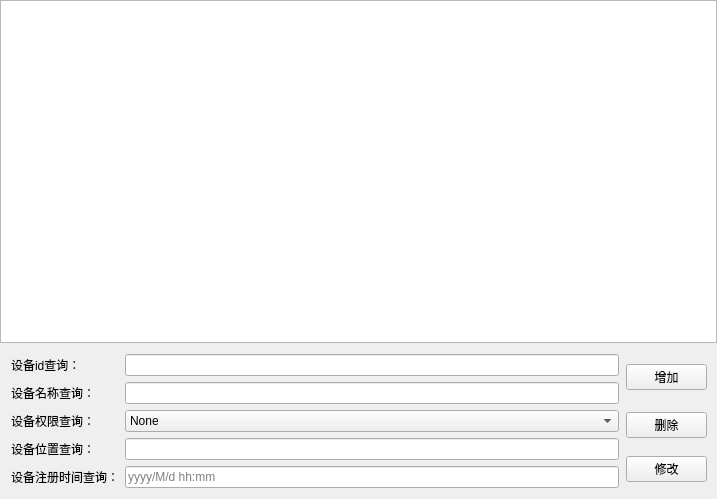
<?xml version="1.0" encoding="UTF-8"?>
<ui version="4.0">
 <class>Tab_Device</class>
 <widget class="QWidget" name="Tab_Device">
  <property name="geometry">
   <rect>
    <x>0</x>
    <y>0</y>
    <width>717</width>
    <height>499</height>
   </rect>
  </property>
  <property name="windowTitle">
   <string>Form</string>
  </property>
  <layout class="QVBoxLayout" name="verticalLayout">
   <property name="spacing">
    <number>0</number>
   </property>
   <property name="leftMargin">
    <number>0</number>
   </property>
   <property name="topMargin">
    <number>0</number>
   </property>
   <property name="rightMargin">
    <number>0</number>
   </property>
   <property name="bottomMargin">
    <number>0</number>
   </property>
   <item>
    <widget class="QTableView" name="table_device">
     <property name="selectionMode">
      <enum>QAbstractItemView::SingleSelection</enum>
     </property>
     <property name="selectionBehavior">
      <enum>QAbstractItemView::SelectRows</enum>
     </property>
     <attribute name="horizontalHeaderVisible">
      <bool>true</bool>
     </attribute>
     <attribute name="horizontalHeaderStretchLastSection">
      <bool>true</bool>
     </attribute>
     <attribute name="verticalHeaderVisible">
      <bool>false</bool>
     </attribute>
    </widget>
   </item>
   <item>
    <widget class="QWidget" name="widgetButtom" native="true">
     <layout class="QGridLayout" name="gridLayout" columnstretch="15,2">
      <property name="leftMargin">
       <number>10</number>
      </property>
      <property name="topMargin">
       <number>10</number>
      </property>
      <property name="rightMargin">
       <number>10</number>
      </property>
      <property name="bottomMargin">
       <number>10</number>
      </property>
      <item row="0" column="1">
       <widget class="QPushButton" name="pushButton_add">
        <property name="minimumSize">
         <size>
          <width>0</width>
          <height>0</height>
         </size>
        </property>
        <property name="text">
         <string>增加</string>
        </property>
        <property name="iconSize">
         <size>
          <width>50</width>
          <height>20</height>
         </size>
        </property>
       </widget>
      </item>
      <item row="1" column="1">
       <widget class="QPushButton" name="pushButton_delete">
        <property name="minimumSize">
         <size>
          <width>0</width>
          <height>0</height>
         </size>
        </property>
        <property name="text">
         <string>删除</string>
        </property>
        <property name="iconSize">
         <size>
          <width>50</width>
          <height>20</height>
         </size>
        </property>
       </widget>
      </item>
      <item row="2" column="1">
       <widget class="QPushButton" name="pushButton_change">
        <property name="minimumSize">
         <size>
          <width>0</width>
          <height>0</height>
         </size>
        </property>
        <property name="text">
         <string>修改</string>
        </property>
        <property name="iconSize">
         <size>
          <width>50</width>
          <height>20</height>
         </size>
        </property>
       </widget>
      </item>
      <item row="0" column="0" rowspan="3">
       <widget class="QWidget" name="widgetFilter" native="true">
        <layout class="QFormLayout" name="formLayout">
         <property name="leftMargin">
          <number>1</number>
         </property>
         <property name="topMargin">
          <number>1</number>
         </property>
         <property name="rightMargin">
          <number>1</number>
         </property>
         <property name="bottomMargin">
          <number>1</number>
         </property>
         <item row="0" column="0">
          <widget class="QLabel" name="label_device_id">
           <property name="text">
            <string>设备id查询：</string>
           </property>
          </widget>
         </item>
         <item row="0" column="1">
          <widget class="QLineEdit" name="lineEdit_device_id"/>
         </item>
         <item row="1" column="0">
          <widget class="QLabel" name="label_device_name">
           <property name="text">
            <string>设备名称查询：</string>
           </property>
          </widget>
         </item>
         <item row="1" column="1">
          <widget class="QLineEdit" name="lineEdit_device_name"/>
         </item>
         <item row="2" column="0">
          <widget class="QLabel" name="label_device_authority">
           <property name="text">
            <string>设备权限查询：</string>
           </property>
          </widget>
         </item>
         <item row="2" column="1">
          <widget class="QComboBox" name="comboBox_device_authority">
           <item>
            <property name="text">
             <string>None</string>
            </property>
           </item>
           <item>
            <property name="text">
             <string>Level_1</string>
            </property>
           </item>
           <item>
            <property name="text">
             <string>Level_2</string>
            </property>
           </item>
           <item>
            <property name="text">
             <string>Level_3</string>
            </property>
           </item>
          </widget>
         </item>
         <item row="3" column="0">
          <widget class="QLabel" name="label_position">
           <property name="text">
            <string>设备位置查询：</string>
           </property>
          </widget>
         </item>
         <item row="3" column="1">
          <widget class="QLineEdit" name="lineEdit_position"/>
         </item>
         <item row="4" column="0">
          <widget class="QLabel" name="label">
           <property name="text">
            <string>设备注册时间查询：</string>
           </property>
          </widget>
         </item>
         <item row="4" column="1">
          <widget class="QLineEdit" name="lineEdit_device_register_time">
           <property name="placeholderText">
            <string>yyyy/M/d hh:mm</string>
           </property>
          </widget>
         </item>
        </layout>
       </widget>
      </item>
     </layout>
    </widget>
   </item>
  </layout>
 </widget>
 <resources/>
 <connections/>
</ui>
